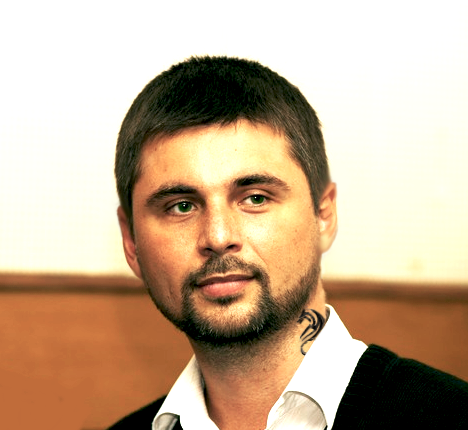
#> input picture Lesson 1.4.8/De.png, 468 x 430 px
$ python main.py --image De.png
#> lines starting #> are read from the running program, lines starting #| are printed output that depends on the picture
import numpy as np
import argparse
import cv2


ap = argparse.ArgumentParser()
ap.add_argument('-i', '--image', required=True, help="Path to the image")
args = vars(ap.parse_args())

image = cv2.imread(args['image'])
#> image is the input picture: shape (430, 468, 3); mean B, G, R 149.2, 174.4, 198.1

mask = np.zeros(image.shape[:2], dtype='uint8')
mask = cv2.circle(mask, (250, 250), 150, 255, -1)

result = cv2.bitwise_and(image, image, mask=mask)
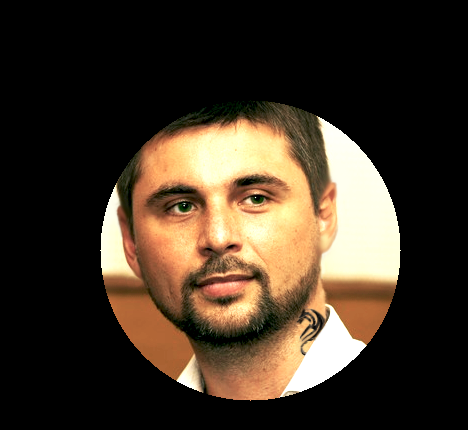
#> result: shape (430, 468, 3); mean B, G, R 38.9, 53, 65.7

cv2.imshow("Mask", result)
cv2.waitKey(0)
